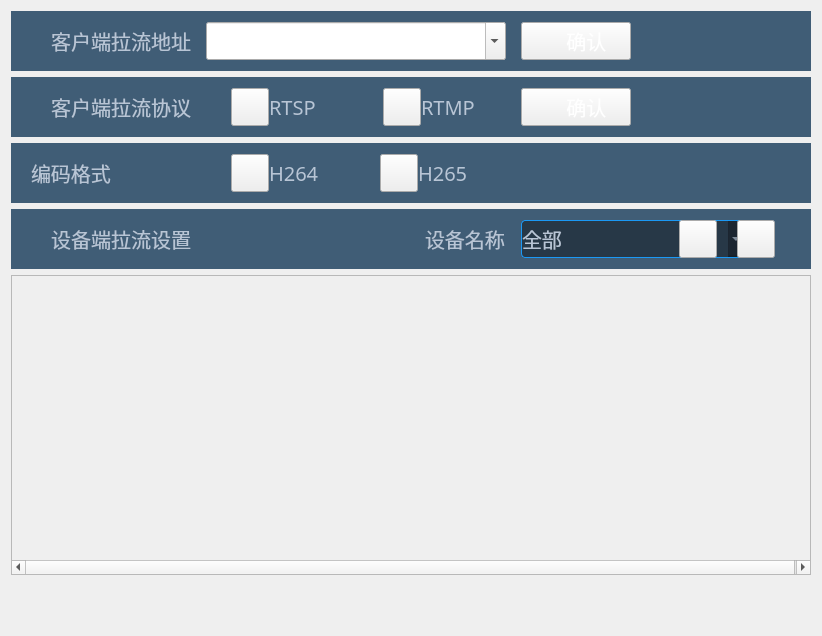
<?xml version="1.0" encoding="UTF-8"?>
<ui version="4.0">
 <class>ParaContentWidget</class>
 <widget class="QWidget" name="ParaContentWidget">
  <property name="geometry">
   <rect>
    <x>0</x>
    <y>0</y>
    <width>818</width>
    <height>636</height>
   </rect>
  </property>
  <property name="windowTitle">
   <string>Form</string>
  </property>
  <property name="styleSheet">
   <string notr="true">QWidget#StreamProtocol_widget,QWidget#StreamSet_widget,QWidget#EncodingFormat_widget,QWidget#PullStreamSet_widget
{
	background-color:rgba(20,56,87,80%);
}

QLabel#StreamProtocol_label,QLabel#StreamSet_label,QLabel#EncodingFormat_label,QLabel#PullStreamSet_label,
QLabel#RTSP_label,QLabel#RTMP_label,QLabel#H264_label,QLabel#H265_label,QLabel#label_productNum
{
	font:20px Alibaba PuHuiTi 2.0;
	color:#b8c5d5;
}

QPushButton#RTSP_pushButton,QPushButton#RTMP_pushButton,QPushButton#H264_pushButton,QPushButton#H265_pushButton
{
	border-image: url(:/resource/checkBox0_normal.png);
}

QPushButton#RTSP_pushButton::checked,QPushButton#RTMP_pushButton::checked,QPushButton#H264_pushButton::checked,QPushButton#H265_pushButton::checked
{
	border-image:url(:/resource/checkBox0_select.png);
}

QComboBox#ClientPullUrl_comboBox
{
	combobox-popup:0;
	font:20px "阿里巴巴普惠体";
	color:white;
	background-color: rgba(14, 19, 25, 0.5);
	border-radius: 4px;
	padding-right:1px;
	border: 1px solid #1b99f5;
}

QComboBox#ClientPullUrl_comboBox::drop-down
{
	width:37px;
	height:37px;
	border-image: url(:/resource/下拉框-iconBtn_下拉-normal.png);
}
QComboBox#ClientPullUrl_comboBox::drop-down::hover
{
	width:37px;
	height:37px;
	border-image: url(:/resource/下拉框-iconBtn_下拉-hover-select.png);
}
QComboBox#ClientPullUrl_comboBox::drop-down::checked
{
	width:37px;
	height:37px;
	border-image: url(:/resource/下拉框-iconBtn_下拉-pressed.png);
}
QComboBox#ClientPullUrl_comboBox QAbstractItemView
{
	font:20px "阿里巴巴普惠体";
	color:white;
	background-color: #014268;
	border:1px solid #1b99f5;
	border-radius: 3px;
}
QComboBox#ClientPullUrl_comboBox QAbstractItemView::item
{
	height:38px;
	padding:1px 1px 1px 1px;
	font:20px "阿里巴巴普惠体";
	color:white;
}
QComboBox#ClientPullUrl_comboBox QAbstractItemView::item::hover
{
	height:38px;
	padding:1px 1px 1px 1px;
	font:20px "阿里巴巴普惠体";
	color:white;
	background-color: #3cb0ea;
}
QComboBox#ClientPullUrl_comboBox QAbstractItemView::item::selected
{
	height:38px;
	padding:1px 1px 1px 1px;
	font:20px "阿里巴巴普惠体";
	color:white;
	background-color: #3cb0ea;
}

QPushButton#StreamSet_pushButton,QPushButton#ClientPullUrl_pushButton
{
	font:20px Alibaba PuHuiTi 2.0;
	color:white;
	border-image: url(:/resource/btn-下发-normal.png);
}
QPushButton#StreamSet_pushButton::pressed,QPushButton#ClientPullUrl_pushButton::pressed
{
	font:20px Alibaba PuHuiTi 2.0;
	color:white;
	border-image: url(:/resource/btn-下发-pressed.png);
}
QPushButton#StreamSet_pushButton::checked,QPushButton#ClientPullUrl_pushButton::checked
{
	font:20px Alibaba PuHuiTi 2.0;
	color:white;
	border-image: url(:/resource/btn-下发-hover.png);
}
QPushButton#StreamSet_pushButton::disabled
{
	font:20px Alibaba PuHuiTi 2.0;
	color:#66798f;
	border-image: url(:/resource/btn-下发-disable.png);
}

QPushButton#UpFile_pushButton
{
	border-image: url(:/resource/iconbtn-上传文件-normal.png);
}
QPushButton#UpFile_pushButton::hover
{
	border-image: url(:/resource/iconbtn-上传文件-hover.png);
}
QPushButton#UpFile_pushButton::pressed
{
	border-image: url(:/resource/iconbtn-上传文件-pressed.png);
}

QPushButton#AddItem_pushButton
{
	font:20px Alibaba PuHuiTi 2.0;
	color:white;
	border-image: url(:/resource/目标列表-iconbtn-添加-normal.png);
}
QPushButton#AddItem_pushButton::hover
{
	font:20px Alibaba PuHuiTi 2.0;
	color:white;
	border-image: url(:/resource/目标列表-iconbtn-添加-hover.png);
}
QPushButton#AddItem_pushButton::pressed
{
	font:20px Alibaba PuHuiTi 2.0;
	color:white;
	border-image: url(:/resource/目标列表-iconbtn-添加-pressed.png);
}

QPushButton#Refresh_pushButton
{
	font:20px Alibaba PuHuiTi 2.0;
	color:white;
	border-image: url(:/resource/目标列表-iconbtn-添加-normal.png);
}
QPushButton#Refresh_pushButton::hover
{
	font:20px Alibaba PuHuiTi 2.0;
	color:white;
	border-image: url(:/resource/目标列表-iconbtn-添加-hover.png);
}
QPushButton#Refresh_pushButton::pressed
{
	font:20px Alibaba PuHuiTi 2.0;
	color:white;
	border-image: url(:/resource/目标列表-iconbtn-添加-pressed.png);
}

QComboBox#comboBox_product
{
    combobox-popup:0;
    font:20px Alibaba PuHuiTi 2.0;
	color:#b8c5d5;
	background-color: rgba(14, 19, 25, 0.5);
	border-radius: 4px;
	padding-right:1px;
	border: 1px solid #1b99f5;
}
QComboBox#comboBox_product::drop-down
{
	width:37px;
	height:37px;
	border-image: url(:/resource/下拉框-iconBtn_下拉-normal.png);
}
QComboBox#comboBox_product::drop-down::hover
{
	width:37px;
	height:37px;
	border-image: url(:/resource/下拉框-iconBtn_下拉-hover-select.png);
}
QComboBox#comboBox_product::drop-down::checked
{
	width:37px;
	height:37px;
	border-image: url(:/resource/下拉框-iconBtn_下拉-pressed.png);
}
QComboBox#comboBox_product QAbstractItemView
{	
	font:20px Alibaba PuHuiTi 2.0;
	color:#b8c5d5;
	background-color: #014268;
	border:1px solid #1b99f5;
	border-radius: 3px;
}
QComboBox#comboBox_product QAbstractItemView::item
{
	height:38px;
	padding:1px 1px 1px 1px;
	font:20px Alibaba PuHuiTi 2.0;
	color:#b8c5d5;
}
QComboBox#comboBox_product QAbstractItemView::item::hover
{
	height:38px;
	padding:1px 1px 1px 1px;
	font:20px Alibaba PuHuiTi 2.0;
	color:#b8c5d5;
	background-color: #3cb0ea;
}
QComboBox#comboBox_product QAbstractItemView::item::selected
{
	height:38px;
	padding:1px 1px 1px 1px;
	font:20px Alibaba PuHuiTi 2.0;
	color:#b8c5d5;
	background-color: #3cb0ea;
}

QToolTip
{
  border:1px solid #1b99f5;
  boder-radius:2px;
  background-color:rgba(14, 19, 25, 50%);
  font:18px Alibaba PuHuiTi 2.0;
  color:white;
} </string>
  </property>
  <layout class="QGridLayout" name="gridLayout_10">
   <item row="0" column="0">
    <widget class="QWidget" name="StreamProtocol_widget" native="true">
     <property name="minimumSize">
      <size>
       <width>800</width>
       <height>60</height>
      </size>
     </property>
     <property name="maximumSize">
      <size>
       <width>800</width>
       <height>60</height>
      </size>
     </property>
     <layout class="QGridLayout" name="gridLayout">
      <property name="leftMargin">
       <number>20</number>
      </property>
      <item row="0" column="0">
       <layout class="QHBoxLayout" name="horizontalLayout">
        <property name="spacing">
         <number>15</number>
        </property>
        <item>
         <widget class="QLabel" name="StreamProtocol_label">
          <property name="minimumSize">
           <size>
            <width>160</width>
            <height>0</height>
           </size>
          </property>
          <property name="maximumSize">
           <size>
            <width>160</width>
            <height>16777215</height>
           </size>
          </property>
          <property name="text">
           <string>客户端拉流地址</string>
          </property>
          <property name="alignment">
           <set>Qt::AlignRight|Qt::AlignTrailing|Qt::AlignVCenter</set>
          </property>
         </widget>
        </item>
        <item>
         <layout class="QHBoxLayout" name="horizontalLayout_2">
          <property name="spacing">
           <number>20</number>
          </property>
          <property name="leftMargin">
           <number>0</number>
          </property>
          <item>
            <widget class="QComboBox" name="ClientPullUrl_comboBox">
            <property name="minimumSize">
             <size>
              <width>300</width>
              <height>38</height>
             </size>
            </property>
             <property name="maximumSize">
             <size>
              <width>300</width>
              <height>38</height>
              </size>
             </property>
             <property name="editable">
              <bool>true</bool>
             </property>
             <property name="duplicatesEnabled">
              <bool>false</bool>
             </property>
            </widget>
          </item>
         </layout>
        </item>
        <item>
         <widget class="QPushButton" name="ClientPullUrl_pushButton">
          <property name="minimumSize">
           <size>
            <width>110</width>
            <height>38</height>
           </size>
          </property>
          <property name="maximumSize">
           <size>
            <width>110</width>
            <height>38</height>
           </size>
          </property>
          <property name="text">
           <string>    确认</string>
          </property>
         </widget>
        </item>
        <item>
         <spacer name="horizontalSpacer">
          <property name="orientation">
           <enum>Qt::Horizontal</enum>
          </property>
          <property name="sizeHint" stdset="0">
           <size>
            <width>40</width>
            <height>20</height>
           </size>
          </property>
         </spacer>
        </item>
       </layout>
      </item>
     </layout>
    </widget>
   </item>
   <item row="1" column="0">
    <widget class="QWidget" name="StreamSet_widget" native="true">
     <property name="minimumSize">
      <size>
       <width>800</width>
       <height>60</height>
      </size>
     </property>
     <property name="maximumSize">
      <size>
       <width>800</width>
       <height>60</height>
      </size>
     </property>
     <layout class="QGridLayout" name="gridLayout_2">
      <property name="leftMargin">
       <number>20</number>
      </property>
      <item row="0" column="0">
       <layout class="QHBoxLayout" name="horizontalLayout_3">
        <property name="spacing">
         <number>15</number>
        </property>
        <item>
         <widget class="QLabel" name="StreamSet_label">
          <property name="minimumSize">
           <size>
            <width>160</width>
            <height>0</height>
           </size>
          </property>
          <property name="maximumSize">
           <size>
            <width>160</width>
            <height>16777215</height>
           </size>
          </property>
          <property name="text">
           <string>客户端拉流协议</string>
          </property>
          <property name="alignment">
           <set>Qt::AlignRight|Qt::AlignTrailing|Qt::AlignVCenter</set>
          </property>
         </widget>
        </item>
        <item>
         <layout class="QHBoxLayout" name="horizontalLayout_11">
          <property name="spacing">
           <number>0</number>
          </property>
          <property name="sizeConstraint">
           <enum>QLayout::SetDefaultConstraint</enum>
          </property>
          <property name="leftMargin">
           <number>25</number>
          </property>
          <property name="rightMargin">
           <number>25</number>
          </property>
          <item>
           <layout class="QHBoxLayout" name="horizontalLayout_5">
            <property name="spacing">
             <number>0</number>
            </property>
            <property name="leftMargin">
             <number>0</number>
            </property>
            <item>
             <widget class="QPushButton" name="RTSP_pushButton">
              <property name="minimumSize">
               <size>
                <width>38</width>
                <height>38</height>
               </size>
              </property>
              <property name="maximumSize">
               <size>
                <width>38</width>
                <height>38</height>
               </size>
              </property>
              <property name="text">
               <string/>
              </property>
              <property name="checkable">
               <bool>true</bool>
              </property>
             </widget>
            </item>
            <item>
             <widget class="QLabel" name="RTSP_label">
              <property name="minimumSize">
               <size>
                <width>60</width>
                <height>0</height>
               </size>
              </property>
              <property name="text">
               <string>RTSP</string>
              </property>
             </widget>
            </item>
           </layout>
          </item>
          <item>
           <spacer name="horizontalSpacer_4">
            <property name="orientation">
             <enum>Qt::Horizontal</enum>
            </property>
            <property name="sizeType">
             <enum>QSizePolicy::Fixed</enum>
            </property>
            <property name="sizeHint" stdset="0">
             <size>
              <width>54</width>
              <height>20</height>
             </size>
            </property>
           </spacer>
          </item>
          <item>
           <layout class="QHBoxLayout" name="horizontalLayout_6">
            <property name="spacing">
             <number>0</number>
            </property>
            <property name="leftMargin">
             <number>0</number>
            </property>
            <item>
             <widget class="QPushButton" name="RTMP_pushButton">
              <property name="minimumSize">
               <size>
                <width>38</width>
                <height>38</height>
               </size>
              </property>
              <property name="maximumSize">
               <size>
                <width>38</width>
                <height>38</height>
               </size>
              </property>
              <property name="text">
               <string/>
              </property>
              <property name="checkable">
               <bool>true</bool>
              </property>
             </widget>
            </item>
            <item>
             <widget class="QLabel" name="RTMP_label">
              <property name="minimumSize">
               <size>
                <width>60</width>
                <height>0</height>
               </size>
              </property>
              <property name="text">
               <string>RTMP</string>
              </property>
             </widget>
            </item>
           </layout>
          </item>
         </layout>
        </item>
        <item>
         <widget class="QPushButton" name="StreamSet_pushButton">
          <property name="minimumSize">
           <size>
            <width>110</width>
            <height>38</height>
           </size>
          </property>
          <property name="maximumSize">
           <size>
            <width>110</width>
            <height>38</height>
           </size>
          </property>
          <property name="text">
           <string>    确认</string>
          </property>
          <property name="checkable">
           <bool>false</bool>
          </property>
         </widget>
        </item>
        <item>
         <spacer name="horizontalSpacer_2">
          <property name="orientation">
           <enum>Qt::Horizontal</enum>
          </property>
          <property name="sizeHint" stdset="0">
           <size>
            <width>40</width>
            <height>20</height>
           </size>
          </property>
         </spacer>
        </item>
       </layout>
      </item>
     </layout>
    </widget>
   </item>
   <item row="2" column="0">
    <widget class="QWidget" name="EncodingFormat_widget" native="true">
     <property name="minimumSize">
      <size>
       <width>800</width>
       <height>60</height>
      </size>
     </property>
     <property name="maximumSize">
      <size>
       <width>800</width>
       <height>60</height>
      </size>
     </property>
     <layout class="QGridLayout" name="gridLayout_3">
      <property name="leftMargin">
       <number>20</number>
      </property>
      <item row="0" column="0">
       <layout class="QHBoxLayout" name="horizontalLayout_4">
        <property name="spacing">
         <number>60</number>
        </property>
        <item>
         <widget class="QLabel" name="EncodingFormat_label">
          <property name="minimumSize">
           <size>
            <width>140</width>
            <height>0</height>
           </size>
          </property>
          <property name="text">
           <string>编码格式</string>
          </property>
          <property name="alignment">
           <set>Qt::AlignLeading|Qt::AlignLeft|Qt::AlignVCenter</set>
          </property>
         </widget>
        </item>
        <item>
         <widget class="QWidget" name="H264_widget" native="true">
          <layout class="QGridLayout" name="gridLayout_8">
           <property name="leftMargin">
            <number>0</number>
           </property>
           <property name="topMargin">
            <number>0</number>
           </property>
           <property name="rightMargin">
            <number>0</number>
           </property>
           <property name="bottomMargin">
            <number>0</number>
           </property>
           <property name="spacing">
            <number>0</number>
           </property>
           <item row="0" column="0">
            <layout class="QHBoxLayout" name="horizontalLayout_7">
             <item>
              <widget class="QPushButton" name="H264_pushButton">
               <property name="minimumSize">
                <size>
                 <width>38</width>
                 <height>38</height>
                </size>
               </property>
               <property name="maximumSize">
                <size>
                 <width>38</width>
                 <height>38</height>
                </size>
               </property>
               <property name="text">
                <string/>
               </property>
               <property name="checkable">
                <bool>true</bool>
               </property>
              </widget>
             </item>
             <item>
              <widget class="QLabel" name="H264_label">
               <property name="text">
                <string>H264</string>
               </property>
              </widget>
             </item>
            </layout>
           </item>
          </layout>
         </widget>
        </item>
        <item>
         <widget class="QWidget" name="H265_widget" native="true">
          <layout class="QGridLayout" name="gridLayout_9">
           <property name="leftMargin">
            <number>0</number>
           </property>
           <property name="topMargin">
            <number>0</number>
           </property>
           <property name="rightMargin">
            <number>0</number>
           </property>
           <property name="bottomMargin">
            <number>0</number>
           </property>
           <property name="spacing">
            <number>0</number>
           </property>
           <item row="0" column="0">
            <layout class="QHBoxLayout" name="horizontalLayout_8">
             <item>
              <widget class="QPushButton" name="H265_pushButton">
               <property name="minimumSize">
                <size>
                 <width>38</width>
                 <height>38</height>
                </size>
               </property>
               <property name="maximumSize">
                <size>
                 <width>38</width>
                 <height>38</height>
                </size>
               </property>
               <property name="text">
                <string/>
               </property>
               <property name="checkable">
                <bool>true</bool>
               </property>
              </widget>
             </item>
             <item>
              <widget class="QLabel" name="H265_label">
               <property name="text">
                <string>H265</string>
               </property>
              </widget>
             </item>
            </layout>
           </item>
          </layout>
         </widget>
        </item>
        <item>
         <spacer name="horizontalSpacer_3">
          <property name="orientation">
           <enum>Qt::Horizontal</enum>
          </property>
          <property name="sizeHint" stdset="0">
           <size>
            <width>40</width>
            <height>20</height>
           </size>
          </property>
         </spacer>
        </item>
       </layout>
      </item>
     </layout>
    </widget>
   </item>
   <item row="3" column="0">
    <widget class="QWidget" name="PullStreamSet_widget" native="true">
     <property name="minimumSize">
      <size>
       <width>800</width>
       <height>60</height>
      </size>
     </property>
     <property name="maximumSize">
      <size>
       <width>800</width>
       <height>60</height>
      </size>
     </property>
     <layout class="QGridLayout" name="gridLayout_6">
      <property name="leftMargin">
       <number>20</number>
      </property>
      <property name="rightMargin">
       <number>20</number>
      </property>
      <item row="0" column="0">
       <layout class="QHBoxLayout" name="horizontalLayout_9">
        <property name="spacing">
         <number>20</number>
        </property>
        <property name="rightMargin">
         <number>16</number>
        </property>
        <item>
         <widget class="QLabel" name="PullStreamSet_label">
          <property name="minimumSize">
           <size>
            <width>160</width>
            <height>0</height>
           </size>
          </property>
          <property name="maximumSize">
           <size>
            <width>160</width>
            <height>16777215</height>
           </size>
          </property>
          <property name="text">
           <string>设备端拉流设置</string>
          </property>
          <property name="alignment">
           <set>Qt::AlignRight|Qt::AlignTrailing|Qt::AlignVCenter</set>
          </property>
         </widget>
        </item>
        <item>
         <spacer name="horizontalSpacer_6">
          <property name="orientation">
           <enum>Qt::Horizontal</enum>
          </property>
          <property name="sizeType">
           <enum>QSizePolicy::Fixed</enum>
          </property>
          <property name="sizeHint" stdset="0">
           <size>
            <width>214</width>
            <height>20</height>
           </size>
          </property>
         </spacer>
        </item>
        <item>
         <layout class="QHBoxLayout" name="horizontalLayout_10">
          <property name="spacing">
           <number>6</number>
          </property>
          <property name="leftMargin">
           <number>0</number>
          </property>
          <item>
           <widget class="QLabel" name="label_productNum">
            <property name="minimumSize">
             <size>
              <width>90</width>
              <height>0</height>
             </size>
            </property>
            <property name="maximumSize">
             <size>
              <width>90</width>
              <height>16777215</height>
             </size>
            </property>
            <property name="text">
             <string>设备名称</string>
            </property>
           </widget>
          </item>
          <item>
           <widget class="QComboBox" name="comboBox_product">
            <property name="minimumSize">
             <size>
              <width>224</width>
              <height>38</height>
             </size>
            </property>
            <property name="maximumSize">
             <size>
              <width>224</width>
              <height>38</height>
             </size>
            </property>
            <item>
             <property name="text">
              <string>全部</string>
             </property>
            </item>
           </widget>
          </item>
         </layout>
        </item>
        <item>
         <widget class="QPushButton" name="Refresh_pushButton">
          <property name="minimumSize">
           <size>
            <width>38</width>
            <height>38</height>
           </size>
          </property>
          <property name="maximumSize">
           <size>
            <width>38</width>
            <height>38</height>
           </size>
          </property>
          <property name="text">
           <string/>
          </property>
         </widget>
        </item>
        <item>
         <widget class="QPushButton" name="AddItem_pushButton">
          <property name="minimumSize">
           <size>
            <width>38</width>
            <height>38</height>
           </size>
          </property>
          <property name="maximumSize">
           <size>
            <width>38</width>
            <height>38</height>
           </size>
          </property>
          <property name="text">
           <string/>
          </property>
         </widget>
        </item>
        <item>
         <spacer name="horizontalSpacer_8">
          <property name="orientation">
           <enum>Qt::Horizontal</enum>
          </property>
          <property name="sizeHint" stdset="0">
           <size>
            <width>40</width>
            <height>20</height>
           </size>
          </property>
         </spacer>
        </item>
       </layout>
      </item>
     </layout>
    </widget>
   </item>
   <item row="4" column="0">
    <widget class="QStackedWidget" name="stackedWidget">
     <property name="minimumSize">
      <size>
       <width>800</width>
       <height>300</height>
      </size>
     </property>
     <property name="maximumSize">
      <size>
       <width>800</width>
       <height>16777215</height>
      </size>
     </property>
     <widget class="QWidget" name="VideoFormat_page">
      <property name="minimumSize">
       <size>
        <width>800</width>
        <height>0</height>
       </size>
      </property>
      <property name="maximumSize">
       <size>
        <width>800</width>
        <height>16777215</height>
       </size>
      </property>
      <layout class="QGridLayout" name="gridLayout_7">
       <property name="leftMargin">
        <number>0</number>
       </property>
       <property name="topMargin">
        <number>0</number>
       </property>
       <property name="rightMargin">
        <number>0</number>
       </property>
       <property name="bottomMargin">
        <number>0</number>
       </property>
       <property name="spacing">
        <number>0</number>
       </property>
       <item row="0" column="0">
        <widget class="QScrollArea" name="scrollArea">
         <property name="minimumSize">
          <size>
           <width>800</width>
           <height>0</height>
          </size>
         </property>
         <property name="maximumSize">
          <size>
           <width>800</width>
           <height>16777215</height>
          </size>
         </property>
         <property name="widgetResizable">
          <bool>true</bool>
         </property>
         <widget class="QWidget" name="scrollAreaWidgetContents">
          <property name="geometry">
           <rect>
            <x>0</x>
            <y>0</y>
            <width>800</width>
            <height>284</height>
           </rect>
          </property>
          <property name="minimumSize">
           <size>
            <width>800</width>
            <height>0</height>
           </size>
          </property>
          <property name="maximumSize">
           <size>
            <width>800</width>
            <height>16777215</height>
           </size>
          </property>
         </widget>
        </widget>
       </item>
      </layout>
     </widget>
    </widget>
   </item>
   <item row="5" column="0">
    <spacer name="verticalSpacer">
     <property name="orientation">
      <enum>Qt::Vertical</enum>
     </property>
     <property name="sizeHint" stdset="0">
      <size>
       <width>20</width>
       <height>45</height>
      </size>
     </property>
    </spacer>
   </item>
  </layout>
 </widget>
 <resources/>
 <connections/>
</ui>
